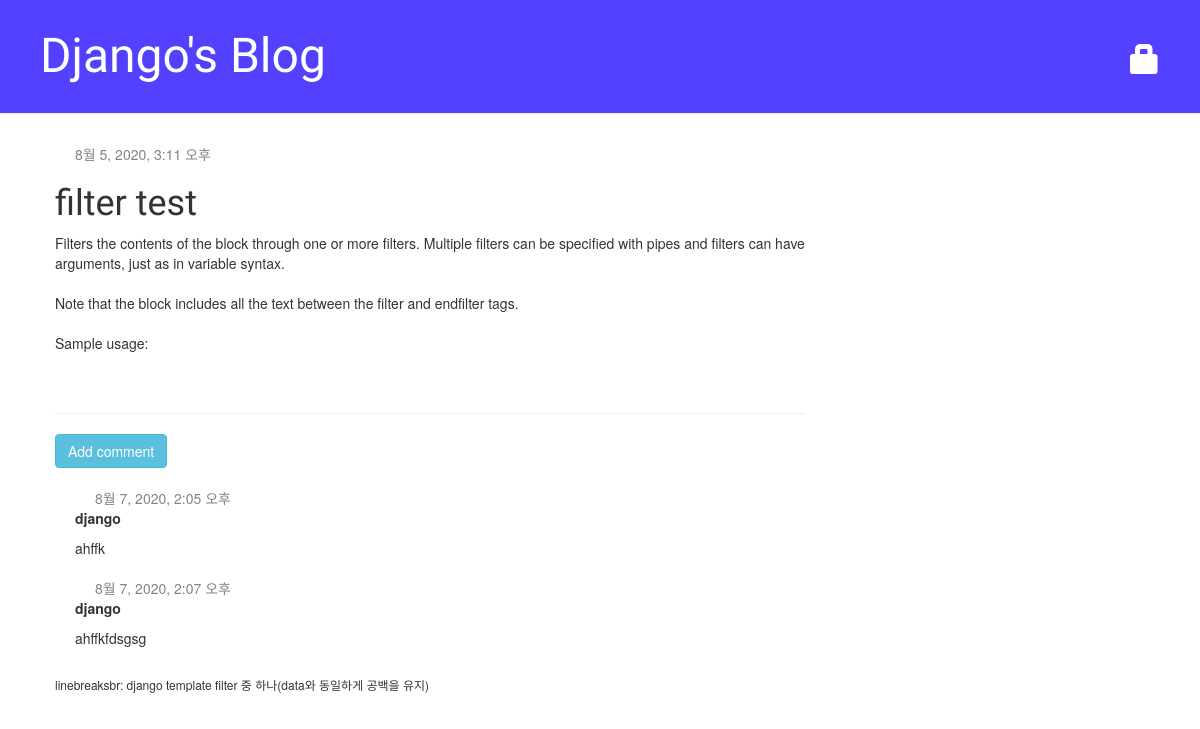
Screenshot of /post/7/ with the database file from the repository.
### blog/models.py (models this page shows, shortened)
class Post(models.Model):
    author = models.ForeignKey('auth.User', on_delete=models.CASCADE)
    title = models.CharField(max_length=200, validators=[min_length_3_validator]) # 유효성검사 함수
    text = models.TextField()
    created_date = models.DateTimeField(default=timezone.now)
    published_date = models.DateTimeField(blank=True, null=True)

class Comment(models.Model):
    post = models.ForeignKey('blog.Post', on_delete=models.CASCADE, related_name='comments')
    author = models.CharField(max_length=100) # 댓글작성자
    text = models.TextField()
    created_date = models.DateTimeField(default=timezone.now)
    approved_comment = models.BooleanField(default=False) # 댓글 승인여부

### blog/views.py (the view)
# urls.py: path('post/<int:pk>/', views.post_detail, name='post_detail'),
def post_detail(request, pk):
    post = get_object_or_404(Post, pk=pk)
    return render(request, 'blog/post_detail.html', {'post': post})

### blog/templates/blog/post_detail.html (shortened to what this page needs)
{% extends 'blog/base.html' %}
{% block content %}
    <div class="post">
        {% if post.published_date %}
            <div class="date">
                {{ post.published_date }}
            </div>
        {% endif %}
        <h1>{{ post.title }}</h1>
        <p>{{ post.text|linebreaksbr }}</p>
    </div>
    <hr>
    <a class="btn btn-info" href="{% url 'add_comment_to_post' pk=post.pk %}">
        Add comment
    </a>
    {% for comment in post.comments.all %}
        {% if user.is_authenticated or comment.approved_comment %}
        <div class="comment">
            <div class="date">
                {{ comment.created_date }}
            </div>
            <strong>{{ comment.author }}</strong>
            <p>{{ comment.text|linebreaks }}</p>
        </div>
        {% endif %}
    {% empty %}
        <p>No comment here yet :(</p>
    {% endfor %}
{% endblock %}

### blog/static/css/blog.css (style rules this page uses)
h1,h2,h3,h4 { font-family: 'Lobster', cursive; }
.post { margin-top: 10px; margin-bottom: 60px; }
.date { color: #828282; font-size: 14px; margin-left: 20px; }
.comment { margin: 20px 0px 20px 20px; }

### rows the page displays
Post: published_date "8월 5, 2020, 3:11 오후", title "filter test", text "Filters the contents of the block through one or more filters. Multiple filters can be specified with pipes and filters can have arguments, just as in variable syntax. Note that the block includes all the text between the filter and endfilter tags. Sample usage:"
Comment: created_date "8월 7, 2020, 2:05 오후", author "django", text "ahffk"
Comment: created_date "8월 7, 2020, 2:07 오후", author "django", text "ahffkfdsgsg"
